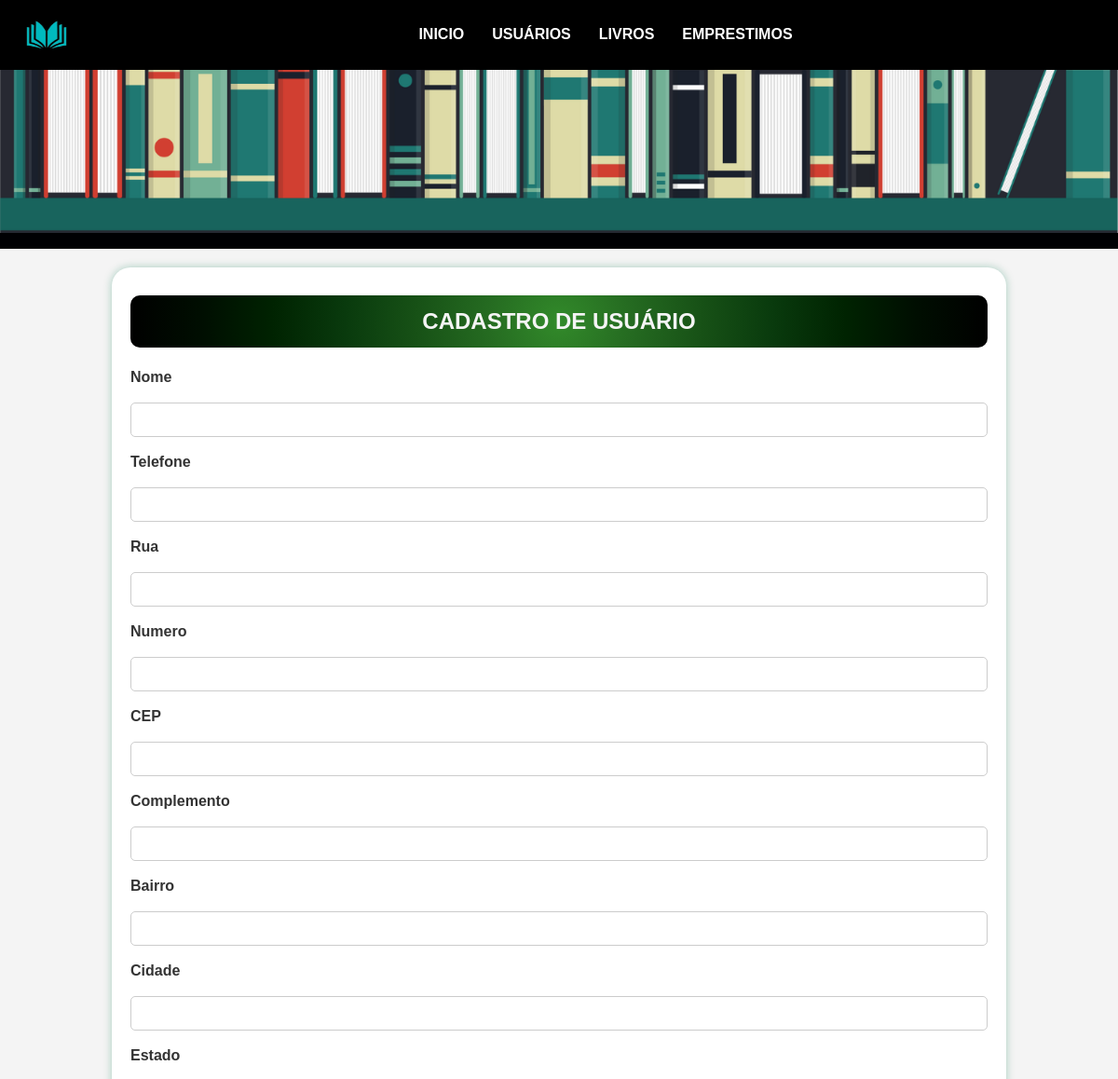
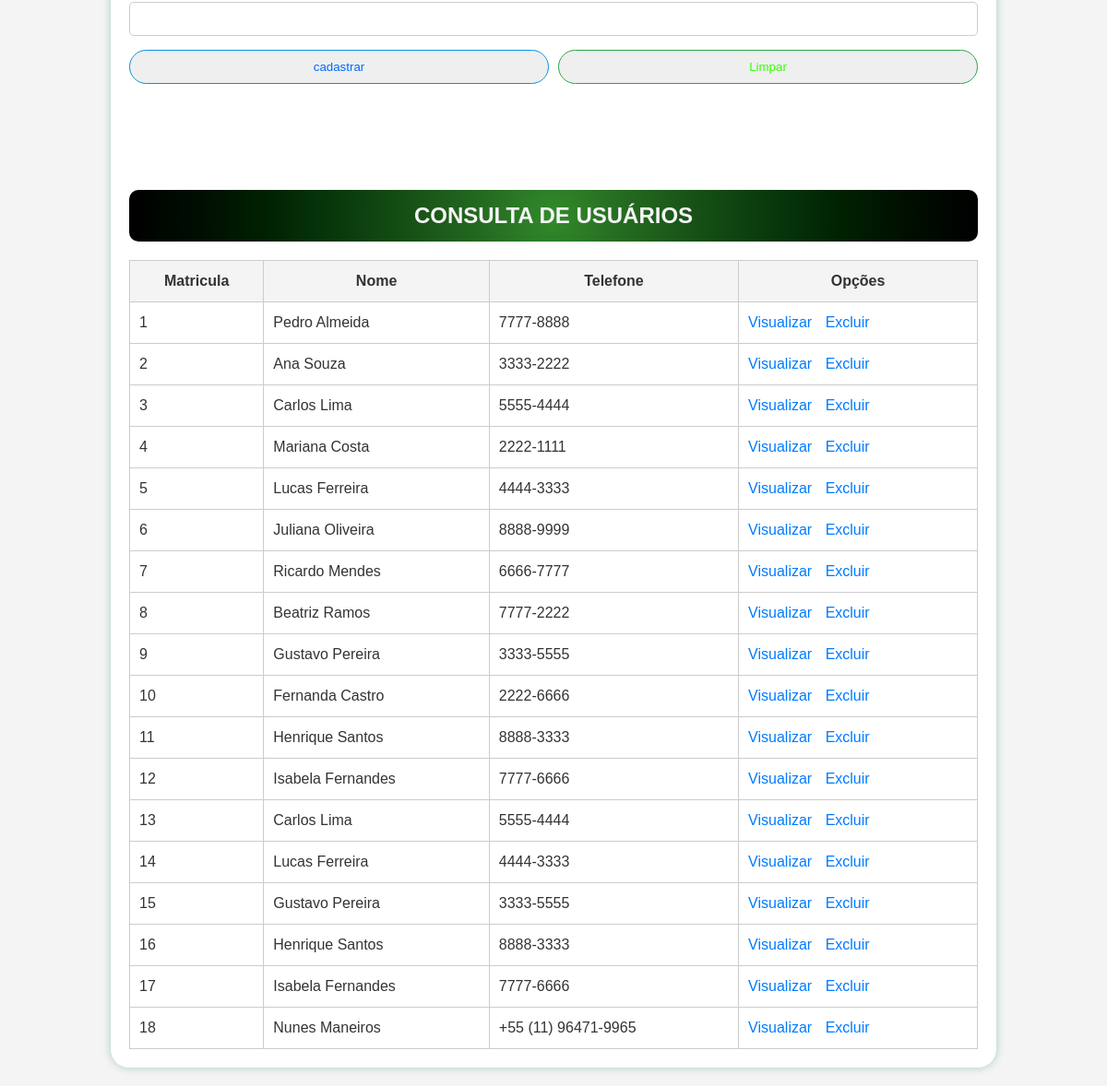
The app's page /usuarios.php with its own data (2 pictures, top to bottom).
### tables this page shows
CREATE TABLE "tb_usuario" (
	"matricula"	INTEGER,
	"nome"	TEXT,
	"telefone"	TEXT,
	"rua"	TEXT,
	"numero"	TEXT,
	"cep"	TEXT,
	"complemento"	TEXT,
	"bairro"	TEXT,
	"cidade"	TEXT,
	"estado"	TEXT,
	PRIMARY KEY("matricula" AUTOINCREMENT)
);

### usuarios.php (the view, shortened to what this page needs)
<?php
    try {
        $conectar = new PDO("sqlite:banco/banco_biblioteca.db");
        $sql = $conectar->query("SELECT * FROM tb_usuario");
        $tb_usuario = $sql->fetchAll(PDO::FETCH_ASSOC);
    } catch (\Throwable $th) {
        echo "Burro do krlh";
    }
?>
<!DOCTYPE html>
<html lang="pt-br">
<head>
    <link rel="stylesheet" href="./css/estilos.css">
</head>
<body>
    <header>
        <img src="./img/Biblioteca-Banner.png" alt="Biblioteca-Banner">
        <nav>
            <img class="Logo" src="./img/Logo.png" alt="">
            <ul>
                <li><a href="index.php">Inicio</a></li>
                <li><a href="usuarios.php">Usuários</a></li>
                <li><a href="livro.php">Livros</a></li>
                <li><a href="#">Emprestimos</a></li>
            </ul>
        </nav>
    </header>
    <main>
        <div class="cadastro">
            <h2>Cadastro de Usuário</h2>
            <form action="usuarios_cadastro.php" method="post">
                <label for="nome">Nome</label>
                <input type="text" name="nome" id="nome">
                <label for="telefone">Telefone</label>
                <input type="text" name="telefone" id="telefone">
                <label for="rua">Rua</label>
                <input type="text" name="rua" id="rua">
                <label for="numero">Numero</label>
                <input type="text" name="numero" id="numero">
                <label for="cep">CEP</label>
                <input type="text" name="cep" id="cep">
                <label for="complemento">Complemento</label>
                <input type="text" name="complemento" id="complemento">
                <label for="bairro">Bairro</label>
                <input type="text" name="bairro" id="bairro">
                <label for="cidade">Cidade</label>
                <input type="text" name="cidade" id="cidade">
                <label for="estado">Estado</label>
                <input type="text" name="estado" id="estad  o">
                <div class="botoes">
                    <input type="submit" value="cadastrar">
                    <input type="reset" value="Limpar">
                </div>
            </form>
        </div>
        <div class="consulta">
            <h2>Consulta de usuários</h2>
            <table>
                <tr>
                    <th>Matricula</th>
                    <th>Nome</th>
                    <th>Telefone</th>
                    <th>Opções</th>
                </tr>
                <?php
                for ($i = 0; $i < count($tb_usuario); $i++) {
                    echo "<tr>";
                    echo "<td>" . $tb_usuario[$i]['matricula'] . "</td>";
                    echo "<td>" .  $tb_usuario[$i]['nome'] . "</td>";
                    echo "<td>" .  $tb_usuario[$i]['telefone'] . "</td>";
                    echo "<td> <a href='#'>Visualizar</a> <a href='#'>Excluir</a></td>";
                    echo "</tr>";
                }
                ?>
            </table>
        </div>
    </main>
</body>
</html>

### css/estilos.css (style rules this page uses)
* { margin: 0; padding: 0; font-family: Arial, sans-serif; text-decoration: none; box-sizing: border-box; }
body { background-color: #f4f4f4; color: #333; font-size: 16px; line-height: 1.5; }
header { background-color: #000003; color: #fff; padding: 10px 0; text-align: center; }
header img { width: 100%; }
.Logo { width: 100px; height: 100%; display: flex; float: left; }
nav { position: absolute; top: 0px; background-color: black; width: 100%; height: 75px; }
nav ul { padding: 25px; list-style-type: none; display: flex; justify-content: center; }
nav li { margin: 0 15px; }
nav a { color: #fff; font-weight: bold; transition: color 0.3s; text-transform: uppercase; }
main { width: 80%; max-width: 1200px; margin: 20px auto; background-color: #fff; padding: 20px; box-shadow: 0 0 10px rgba(2, 123, 81, 0.324); border-radius: 20px; }
.cadastro { margin-bottom: 100px; }
h2 { width: 100%; background-color: #1b1b1b; color: #f4f4f4; border-radius: 10px; text-transform: uppercase; text-align: center; background-image: radial-gradient(circle at 50% 50%, #328a2a 0, #256b21 16.67%, #175116 33.33%, #093a0d 50%, #002301 66.67%, #000e01 83.33%, #000000 100%); padding: 10px 0; margin: 10px 0 20px 0; }
label { font-weight: bold; }
label, input { display: block; width: 100%; margin-bottom: 15px; }
input[type="text"] { padding: 10px; border: 1px solid #ccc; border-radius: 5px; }
.botoes { display: flex; justify-content: start; gap: 10px; }
.botoes input[type="submit"] { -webkit-transition: box-shadow 300ms ease-in-out, color 300ms ease-in-out; transition: box-shadow 300ms ease-in-out, color 300ms ease-in-out; border: 1px solid #0693df; color: rgb(0, 106, 255); }
.botoes input[type="submit"], .botoes input[type="reset"], .botoes input[type="button"] { padding: 10px 20px; border-radius: 50px; cursor: pointer; }
.botoes input[type="reset"] { -webkit-transition: box-shadow 300ms ease-in-out, color 300ms ease-in-out; transition: box-shadow 300ms ease-in-out, color 300ms ease-in-out; border: 1px solid #28a745; color: rgb(51, 255, 0); }
table { width: 100%; border-collapse: collapse; margin-top: 20px; }
th, td, tr { padding: 10px; border: 1px solid #ccc; text-align: left; }
th { background-color: #f4f4f4; text-align: center; }
td a { color: #007BFF; margin-right: 10px; }

### records on screen
tb_usuario: matricula "1", nome "Pedro Almeida", telefone "7777-8888"
tb_usuario: matricula "2", nome "Ana Souza", telefone "3333-2222"
tb_usuario: matricula "3", nome "Carlos Lima", telefone "5555-4444"
tb_usuario: matricula "4", nome "Mariana Costa", telefone "2222-1111"
tb_usuario: matricula "5", nome "Lucas Ferreira", telefone "4444-3333"
tb_usuario: matricula "6", nome "Juliana Oliveira", telefone "8888-9999"
tb_usuario: matricula "7", nome "Ricardo Mendes", telefone "6666-7777"
tb_usuario: matricula "8", nome "Beatriz Ramos", telefone "7777-2222"
tb_usuario: matricula "9", nome "Gustavo Pereira", telefone "3333-5555"
tb_usuario: matricula "10", nome "Fernanda Castro", telefone "2222-6666"
tb_usuario: matricula "11", nome "Henrique Santos", telefone "8888-3333"
tb_usuario: matricula "12", nome "Isabela Fernandes", telefone "7777-6666"
tb_usuario: matricula "13", nome "Carlos Lima", telefone "5555-4444"
tb_usuario: matricula "14", nome "Lucas Ferreira", telefone "4444-3333"
tb_usuario: matricula "15", nome "Gustavo Pereira", telefone "3333-5555"
tb_usuario: matricula "16", nome "Henrique Santos", telefone "8888-3333"
tb_usuario: matricula "17", nome "Isabela Fernandes", telefone "7777-6666"
tb_usuario: matricula "18", nome "Nunes Maneiros", telefone "+55 (11) 96471-9965"
